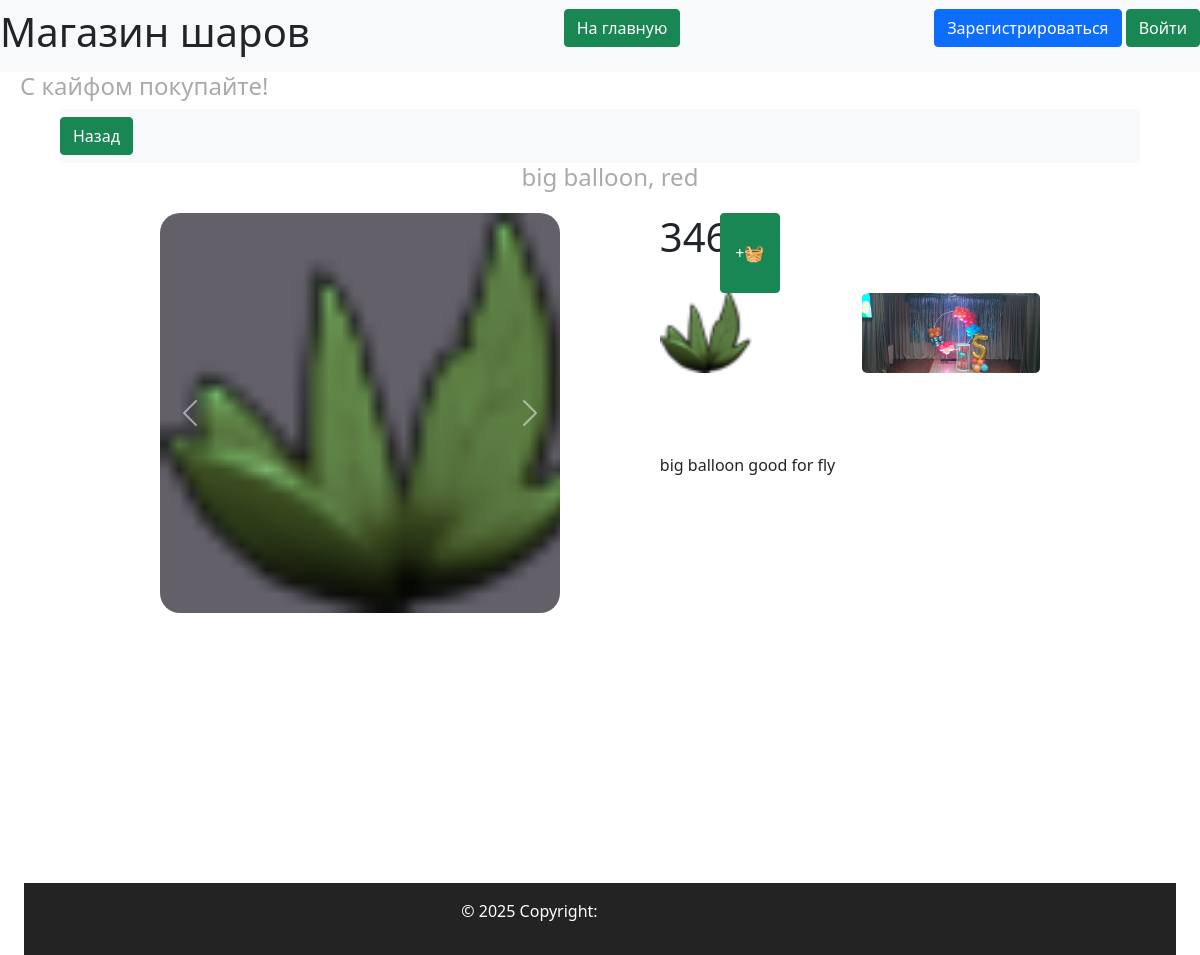
/show_product/1/4, run on the app's committed database.
### data/products_group.py (models this page shows, shortened)
class ProductGroup(SqlAlchemyBase, SerializerMixin):
    __tablename__ = 'product_group'
    id = sqlalchemy.Column(sqlalchemy.Integer,
                           primary_key=True, autoincrement=True)
    title = sqlalchemy.Column(sqlalchemy.String, nullable=True)
    description = sqlalchemy.Column(sqlalchemy.String, nullable=True)
    type = sqlalchemy.Column(sqlalchemy.Integer, sqlalchemy.ForeignKey("types.id"))
    type_relation = orm.relationship('Types')
    products = orm.relationship("Products", back_populates='product_group')

### data/products.py (models this page shows, shortened)
class Products(SqlAlchemyBase, SerializerMixin):
    __tablename__ = 'products'
    id = sqlalchemy.Column(sqlalchemy.Integer,
                           primary_key=True, autoincrement=True)
    color = sqlalchemy.Column(sqlalchemy.String, nullable=True)
    sale = sqlalchemy.Column(sqlalchemy.Integer, nullable=True)
    cost = sqlalchemy.Column(sqlalchemy.Integer)
    remains = sqlalchemy.Column(sqlalchemy.Integer, nullable=True)
    img = sqlalchemy.Column(sqlalchemy.String, default='0_0_0_none.jpg')
    product_group_id = sqlalchemy.Column(sqlalchemy.Integer, sqlalchemy.ForeignKey("product_group.id"))
    product_group = orm.relationship('ProductGroup')
    def get_img(self):
        return self.img.split(', ')

### server.py (the view)
@app.route('/show_product/<int:product_group_id>/<int:product_id>', methods=['GET', 'POST'])
def show_product(product_group_id, product_id):
    db_sess = db_session.create_session()
    product_group = db_sess.query(ProductGroup).filter(ProductGroup.id == product_group_id).first()
    product = db_sess.query(Products).filter(Products.id == product_id).first()
    return render_template('pages/show_product.html', title='product', product=product, product_group=product_group)

### data/db_session.py (called while the page is built)
def create_session() -> Session:
    global __factory
    return __factory()

### templates/pages/show_product.html (shortened to what this page needs)
{% extends "base.html" %}
{% block content %}
<nav class="navbar navbar-light bg-light title-width">
    <a href="#" onclick="window.history.back()" class="btn btn-success"> Назад </a>
</nav>
<div class="show-product">
    <div class="show-product-title">
        <h4>{{product.product_group.title}}, {{product.color}}</h4>
    </div>
    <div class="show-product-img-place">
        {% if product.get_img()[0]%}
        <div id="carousel{{product.id}}" class="carousel slide" data-bs-ride="false">
            <div class="carousel-inner">
                <div class="carousel-item active">
                    <img class="d-block show-product-img" src="/static/img/products/{{product.get_img()[0]}}"
                         alt="{{product.get_img()[0]}}">
                </div>
            </div>
            <a class="carousel-control-prev" href="#carousel{{product.id}}" role="button" data-slide="prev">
                <span class="carousel-control-prev-icon" aria-hidden="true"></span>
            </a>
            <a class="carousel-control-next" href="#carousel{{product.id}}" role="button" data-slide="next">
                <span class="carousel-control-next-icon" aria-hidden="true"></span>
            </a>
        </div>
        {%else%}
        <img class="show-product-img" src="/static/img/products/none.jpg"
             alt="/static/img/products/{{product.get_img()[0]}}"/>
        {%endif%}
    </div>
    <div class="show-product-text-place">
        <div class="show-product-sub">
            <div><h1>{{product.cost}}</h1></div>
            <button class="btn btn-success"
                    onclick="addToBasket('{{ product.id }}'{% if current_user.is_authenticated %}, '{{current_user.id}}' {%endif%});">
                +🧺
            </button>
        </div>
        <div class="show-product-colors">
                {%for product_color in product_group.products%}
                <a href="/show_product/{{product_group.id}}/{{product_color.id}}">
                    <img class="d-block show-product-little-img"
                         src="/static/img/products/{{product_color.get_img()[0]}}"
                         alt="{{product.color}}">
                </a>
                {%endfor%}
        </div>
        <div class="show-product-description">
            <div><p>{{product_group.description}}</p></div>
        </div>
    </div>
</div>
{% endblock %}

### static/css/header.css (style rules this page uses)
:root { --main-color: #0179FA; --second-color: white; }

### static/css/footer.css (style rules this page uses)
:root { --main-color: #111111; --second-color: white; }

### static/css/style.css (style rules this page uses)
:root { --main-color: #0179FA; --second-color: #ffffff; --thirdly_color: #629ee3; }
body { background-color: var(--second-color); }

### static/css/mystyle.css (style rules this page uses)
html { --firstly-color: white; --secondary-color: rgba(91, 82, 212, 0.837); --thirdly-color: rgb(99, 96, 105); --fourly-color: rgb(144, 182, 242); --black: rgb(35, 35, 35); --dark-blue: #12191D; --white: #FFFFFF; --green: #33FF00; --caribbean: #00E197; --light-green: #8EEF8C; --turquoise: #12EEFF; --pink: #F053D5; --red: #FE785A; --gray-900: #0C1114; --gray-700: #242A2C; --gray-650: #495257; --gray-600: #424B4F; --gray-500: #495257; --gray-300: #8D979E; --gray-200: #ACB4B9; --gray-150: #AEB6BB; --gray-100: #EEF1F3; --gray-50: #F6F8F9; }
h4 { padding-left: 20px; color: #aaaaaa; }
.title-width { min-width: 85vw; }
body { margin: 0; padding: 0; text-align: center; }
.show-product { width: 90vw; height: 90vh; margin: auto; display: grid; grid-template-columns: auto auto; grid-template-rows: 50px auto; gap:10; grid-auto-flow: column; }
.show-product-title { grid-column: 1 / -1; grid-row: 1; margin-right:auto; margin-left:auto; }
.show-product-img-place { grid-column: 1; grid-row: 2; width: 50vh; height: 50vh; background-color: var(--thirdly-color); border-radius: 20px; margin-right:auto; margin-left:auto; }
.show-product-img { height: 50vh; border-radius: 20px; object-fit: cover; }
.show-product-text-place { display: grid; grid-template-rows: 10vh 20vh auto; gap:10; }
.show-product-sub { display: grid; grid-template-columns: 5vw 5vw; gap:10; grid-auto-flow: column; }
.show-product-colors { display: grid; gap:10px; grid-auto-flow: column; justify-items: start; }
.show-product-little-img { height: 10vh; border-radius: 5px; object-fit: cover; }
.show-product-description { max-width: 30vw; }

### data on the page
ProductGroup: product_group "big balloon", description "big balloon good for fly"
Products: color "red", cost "346", shows a picture
Products: shows a picture
